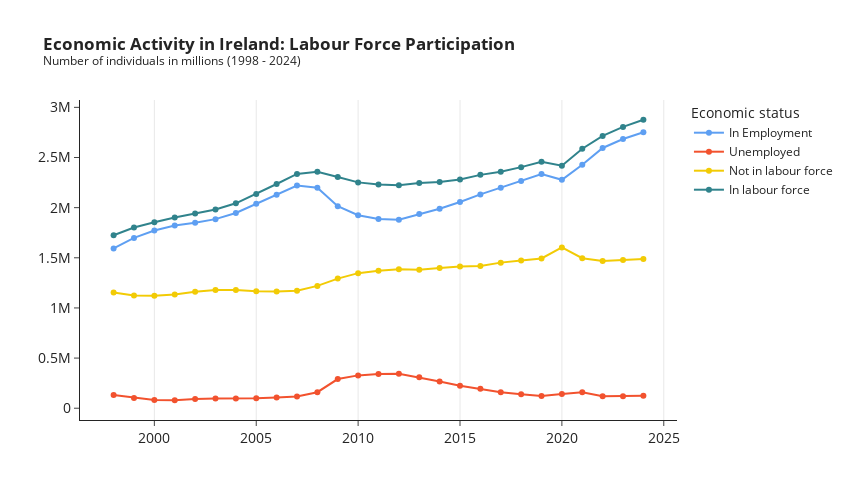

The notebook cell saved with this chart:
### Code cell
# Initialize the plot + title and styling
fig_1 = px.line(
            title='<b>Economic Activity in Ireland: Labour Force Participation</b><br><sup>Number of individuals in millions (1998 - 2024) </sup>',
            template='simple_white'
                )

# Add economic status traces to plot
fig_1.add_trace(go.Scatter(x=emp['year'], y=emp['individuals'], name="In Employment", line=dict(color="#5E9FF2")))
fig_1.add_trace(go.Scatter(x=unemp.year, y=unemp.individuals, name="Unemployed", line=dict(color="#F2522E")))
fig_1.add_trace(go.Scatter(x=no_labour.year, y=no_labour.individuals, name="Not in labour force", line=dict(color="#F2CB05")))
fig_1.add_trace(go.Scatter(x=labour.year, y=labour.individuals, name="In labour force", line=dict(color="#30838C")))

# Axis configuration
fig_1.update_xaxes(tickfont=dict(size=14), title_text='', showgrid=True)
fig_1.update_yaxes(tickfont=dict(size=14), title_text='')

# Line and marker style
fig_1.update_traces(mode='markers+lines', marker=dict(size=6))

# Layout adjustment
fig_1.update_layout(legend_title='Economic status', width=850, height=500)

### Figure 1 — Plotly figure (JSON) as saved in the notebook; plotly's stock layout.template omitted (floating-point values rounded to 4 significant figures)
{"data": [{"hovertemplate": "<extra></extra>", "legendgroup": "", "line": {"color": "#1F77B4", "dash": "solid"}, "marker": {"size": 6, "symbol": "circle"}, "mode": "markers+lines", "name": "", "orientation": "v", "showlegend": false, "type": "scatter", "xaxis": "x", "yaxis": "y"}, {"line": {"color": "#5E9FF2"}, "marker": {"size": 6}, "mode": "markers+lines", "name": "In Employment", "type": "scatter", "x": [1998, 1999, 2000, 2001, 2002, 2003, 2004, 2005, 2006, 2007, 2008, 2009, 2010, 2011, 2012, 2013, 2014, 2015, 2016, 2017, 2018, 2019, 2020, 2021, 2022, 2023, 2024], "y": [1593575, 1698375, 1772750, 1822500, 1849825, 1885450, 1946500, 2037750, 2129300, 2219775, 2197650, 2014975, 1924500, 1887450, 1880200, 1937250, 1988525, 2055650, 2132200, 2199300, 2265025, 2335925, 2277550, 2427125, 2594975, 2684500, 2751000.0]}, {"line": {"color": "#F2522E"}, "marker": {"size": 6}, "mode": "markers+lines", "name": "Unemployed", "type": "scatter", "x": [1998, 1999, 2000, 2001, 2002, 2003, 2004, 2005, 2006, 2007, 2008, 2009, 2010, 2011, 2012, 2013, 2014, 2015, 2016, 2017, 2018, 2019, 2020, 2021, 2022, 2023, 2024], "y": [131650, 103200, 81200, 79550, 91475, 95775, 96575, 98850, 106325, 116425, 159800, 290750, 327425, 342500, 343500, 308125, 267125, 225150, 194675, 158525, 138825, 122200, 140775, 160075, 120575, 120275, 125300]}, {"line": {"color": "#F2CB05"}, "marker": {"size": 6}, "mode": "markers+lines", "name": "Not in labour force", "type": "scatter", "x": [1998, 1999, 2000, 2001, 2002, 2003, 2004, 2005, 2006, 2007, 2008, 2009, 2010, 2011, 2012, 2013, 2014, 2015, 2016, 2017, 2018, 2019, 2020, 2021, 2022, 2023, 2024], "y": [1154400, 1123250, 1122325, 1134250, 1161100, 1178650, 1178075, 1167200, 1164375, 1172600, 1219625, 1292375, 1346900, 1370300, 1384625, 1379875, 1398000, 1412700, 1418375, 1451775, 1472250, 1493800, 1602925, 1495450, 1468150, 1478050, 1489000.0]}, {"line": {"color": "#30838C"}, "marker": {"size": 6}, "mode": "markers+lines", "name": "In labour force", "type": "scatter", "x": [1998, 1999, 2000, 2001, 2002, 2003, 2004, 2005, 2006, 2007, 2008, 2009, 2010, 2011, 2012, 2013, 2014, 2015, 2016, 2017, 2018, 2019, 2020, 2021, 2022, 2023, 2024], "y": [1725250, 1801575, 1853925, 1902025, 1941300, 1981225, 2043075, 2136650, 2235625, 2336200, 2357425, 2305725, 2251900, 2229950, 2223675, 2245350, 2255650, 2280800, 2326900, 2357825, 2403825, 2458125, 2418300, 2587200, 2715575, 2804800, 2876400]}], "layout": {"height": 500, "legend": {"title": {"text": "Economic status"}, "tracegroupgap": 0}, "title": {"text": "<b>Economic Activity in Ireland: Labour Force Participation</b><br><sup>Number of individuals in millions (1998 - 2024) </sup>"}, "width": 850, "xaxis": {"anchor": "y", "domain": [0, 1], "showgrid": true, "tickfont": {"size": 14}, "title": {"text": ""}}, "yaxis": {"anchor": "x", "domain": [0, 1], "tickfont": {"size": 14}, "title": {"text": ""}}}}
